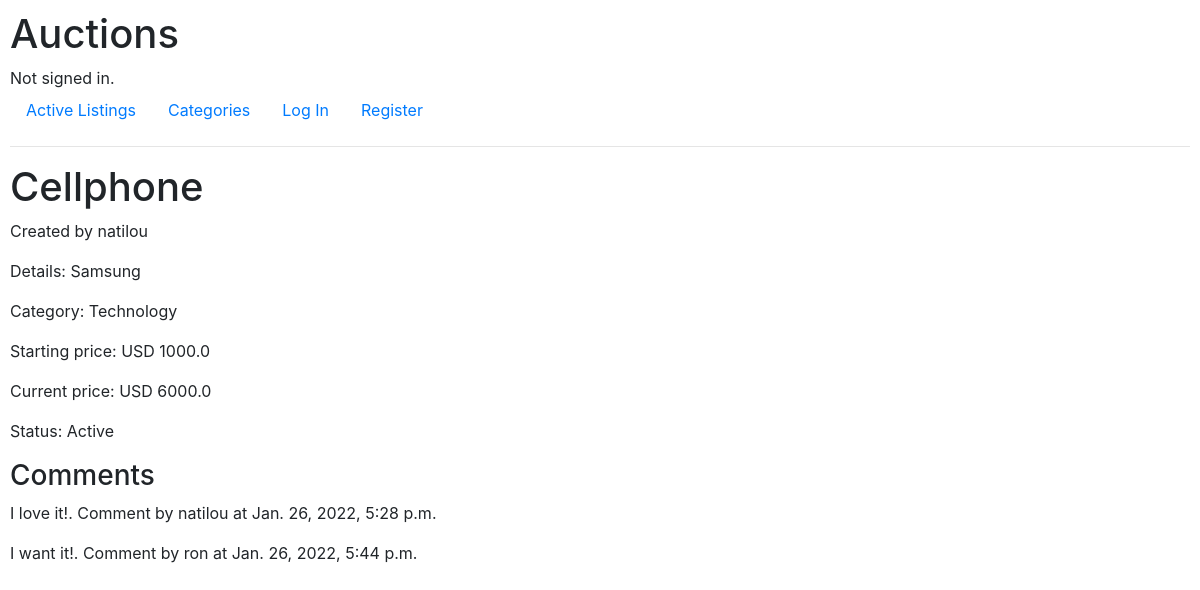
Before: /3 with the older database file.
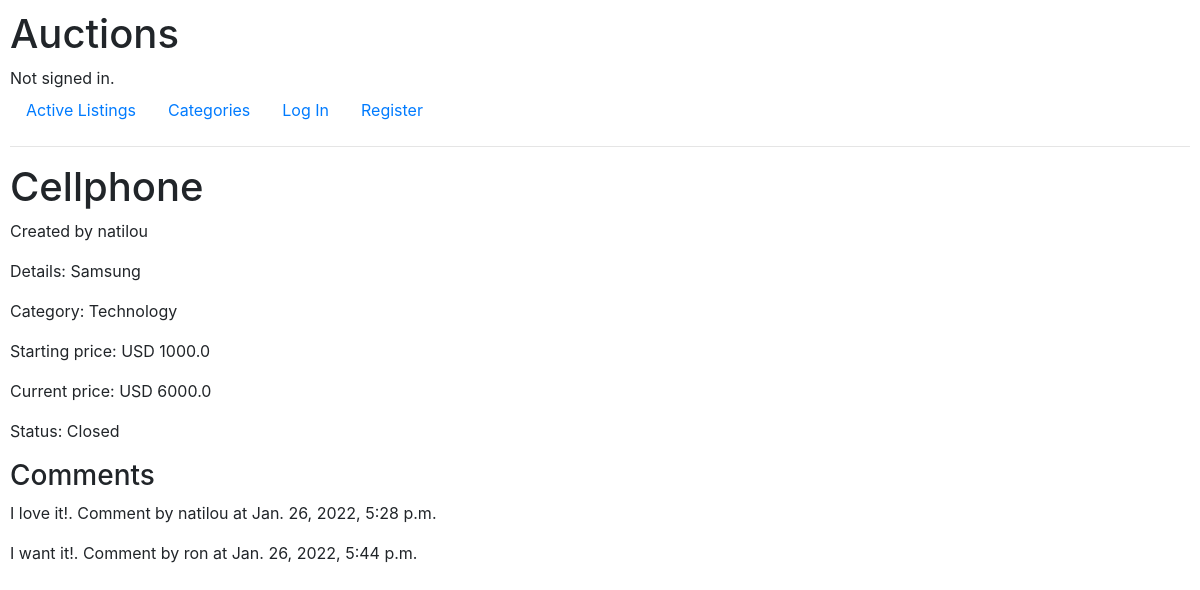
After: the same page with the newer database file.
### auctions/models.py (models this page shows, shortened)
class Listing(models.Model):
    title = models.CharField(max_length=64)
    description = models.TextField(max_length=300)
    starting_price = models.FloatField()
    currency = models.CharField(max_length=4)
    image_url = models.URLField(null=True, blank=True)
    is_active = models.BooleanField(default=True)
    category = models.ForeignKey(Category, on_delete=models.CASCADE, related_name="listings")
    user = models.ForeignKey(User, on_delete=models.CASCADE, related_name="listings")
    @property
    def status_label(self):
        if not self.is_active:
            return "Closed"
        return "Active"
    @property
    def current_price(self):
        max_amount = Bid.objects.filter(listing=self).aggregate(Max("amount")).get('amount__max')
        if max_amount:
            return max_amount
        return self.starting_price

class User(AbstractUser):
    pass

class Category(models.Model):
    name = models.CharField(max_length=64)
    def __str__(self):
        return self.name

### auctions/views.py (the view)
# urls.py: path("<int:listing_id>", views.listing, name="listing"),
def listing(request, listing_id):
    listing_page = Listing.objects.get(id=listing_id)
    is_in_watchlist = False
    if request.user.is_authenticated:
        is_in_watchlist = Watchlist.objects.filter(user=request.user, listings=listing_page).exists()
    return render(request, "auctions/listing.html", {
        "listing": listing_page,
        "is_in_watchlist": is_in_watchlist,
        "comment_form": FormCreateComment(),
        "comments": Comment.objects.filter(listing=listing_id),
        "bid_form": FormCreateBid(),
    })

### auctions/templates/auctions/listing.html (shortened to what this page needs)
{% extends "auctions/layout.html" %}
{% block body %}
    <h1>{{ listing.title }}</h1>
        <p> Created by {{ listing.user }} </p>
        <p>Details: {{ listing.description }}</p>
        {% if listing.category %}
            <p>Category: {{ listing.category }}</p>
        {% endif %}
        <p>Starting price: {{ listing.currency }} {{ listing.starting_price}}</p>
        <p>Current price: {{ listing.currency }} {{ listing.current_price}}</p>
        <p>Status: {{ listing.status_label }}</p>
    <h3>Comments</h3>
        {% if comments %}
            {% for comment in comments %}
                <p>{{ comment.body }}. Comment by {{ comment.user }} at {{ comment.created }}</p>
            {% endfor %}
        {% else %}
            <p>No comments yet</p>
        {% endif %}
{% endblock %}

Changed rows visible on the page:
changed Listing "Cellphone": status_label "Active" → "Closed"
